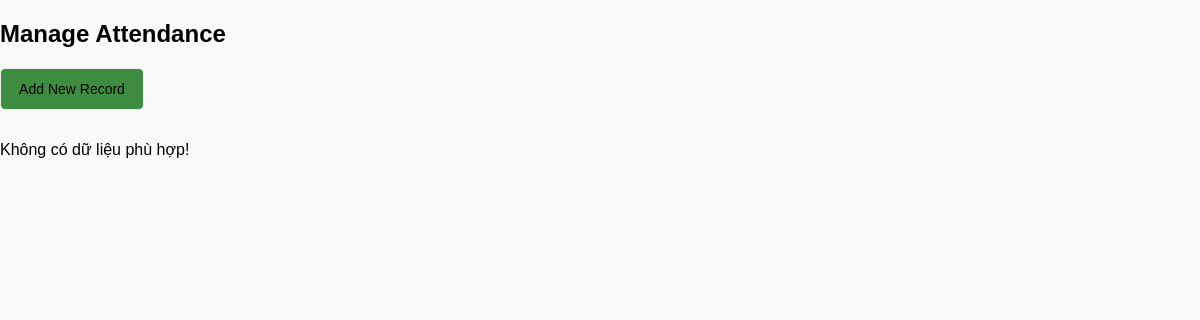
The app's page /manageAttendance.php, older data.
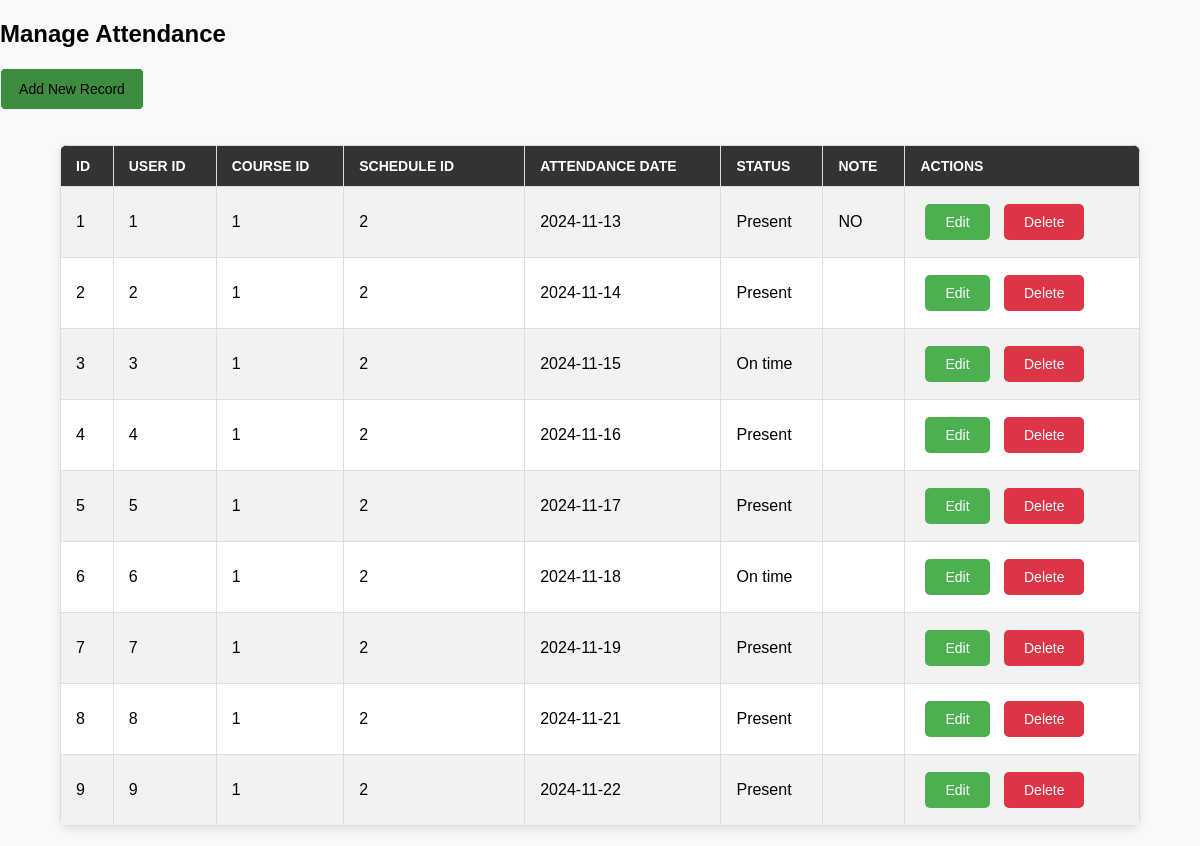
The same page, newer data.
### tables this page shows
CREATE TABLE attendance (
    id INT AUTO_INCREMENT PRIMARY KEY,
    user_id INT NOT NULL, 
    course_id INT NOT NULL, 
    schedule_id INT NOT NULL, 
    attendance_date DATE NOT NULL, 
    status ENUM('Present', 'On time') NOT NULL, 
    note VARCHAR(255),
    created_at TIMESTAMP DEFAULT CURRENT_TIMESTAMP,
    FOREIGN KEY (user_id) REFERENCES users(id),
    FOREIGN KEY (course_id) REFERENCES courses(id),
    FOREIGN KEY (schedule_id) REFERENCES schedule(id)
);

### manageAttendance.php (the view, shortened to what this page needs)
<?php
include('db.php');
$searchKeyword = isset($_GET['search']) ? trim($_GET['search']) : '';
if (!empty($searchKeyword)) {
    $sql = "SELECT * FROM attendance WHERE user_id LIKE '%$searchKeyword%'";
} else {
    $sql = "SELECT * FROM attendance";
}
$result = $conn->query($sql);
?>
<!DOCTYPE html>
<html lang="en">
<head>
    <link rel="stylesheet" href="manageAttendance.css">
</head>
<body>
    <h2>Manage Attendance</h2>
    <div class="header-bar">
        <a href="Add_attendance.php"> <button>Add New Record</button></a>
    </div>
    <?php if ($result->num_rows > 0): ?>
        <table>
            <tr>
                <th>ID</th>
                <th>User ID</th>
                <th>Course ID</th>
                <th>Schedule ID</th>
                <th>Attendance Date</th>
                <th>Status</th>
                <th>Note</th>
                <th>Actions</th>
            </tr>
            <?php while ($row = $result->fetch_assoc()): ?>
                <tr>
                    <td><?= $row["id"] ?></td>
                    <td><?= $row["user_id"] ?></td>
                    <td><?= $row["course_id"] ?></td>
                    <td><?= $row["schedule_id"] ?></td>
                    <td><?= $row["attendance_date"] ?></td>
                    <td><?= $row["status"] ?></td>
                    <td><?= $row["note"] ?></td>
                    <td>
                        <a href="Edit_attendance.php?id=<?= $row['id'] ?>" class="btn edit">Edit</a>
                        <a href="delete_attendance.php?id=<?= $row['id'] ?>" class="btn delete" onclick="return confirm('Bạn có chắc chắn muốn xóa bản ghi này không?');">Delete</a>
                    </td>
                </tr>
            <?php endwhile; ?>
        </table>
    <?php else: ?>
        <p>Không có dữ liệu phù hợp!</p>
    <?php endif; ?>
</body>
</html>

### manageAttendance.css (style rules this page uses)
body { font-family: 'Arial', sans-serif; background-color: #f9f9f9; margin: 0; padding: 0; }
table { width: 90%; margin: 20px auto; border-collapse: collapse; background-color: #ffffff; box-shadow: 0 4px 8px rgba(0, 0, 0, 0.1); border-radius: 8px; overflow: hidden; }
th, td { border: 1px solid #ddd; padding: 12px 15px; text-align: left; }
th { background-color: #333; color: #ffffff; text-transform: uppercase; font-size: 14px; }
tr:nth-child(even) { background-color: #f2f2f2; }
.btn { display: inline-block; margin: 5px; padding: 10px 20px; background-color: #4CAF50; color: #ffffff; text-decoration: none; border-radius: 5px; font-size: 14px; text-align: center; transition: background-color 0.3s ease; }
.btn.delete { background-color: #dc3545; }
input, textarea, button { width: 12%; padding: 12px 15px; margin-bottom: 15px; border: 1px solid #eff2f1; border-radius: 5px; font-size: 14px; background-color: #3d8c40; }
table th:nth-child(4), table td:nth-child(4) { width: 150px; }

Row changes from the older to the newer data that the page shows:
added attendance: id "1", user "1", course "1", schedule "2", attendance_date "2024-11-13", status "Present", note "NO"
added attendance: id "2", user "2", course "1", schedule "2", attendance_date "2024-11-14", status "Present"
added attendance: id "3", user "3", course "1", schedule "2", attendance_date "2024-11-15", status "On time"
added attendance: id "4", user "4", course "1", schedule "2", attendance_date "2024-11-16", status "Present"
added attendance: id "5", user "5", course "1", schedule "2", attendance_date "2024-11-17", status "Present"
added attendance: id "6", user "6", course "1", schedule "2", attendance_date "2024-11-18", status "On time"
added attendance: id "7", user "7", course "1", schedule "2", attendance_date "2024-11-19", status "Present"
added attendance: id "8", user "8", course "1", schedule "2", attendance_date "2024-11-21", status "Present"
added attendance: id "9", user "9", course "1", schedule "2", attendance_date "2024-11-22", status "Present"
Text that changed along with them:
text no longer shown: "Không có dữ liệu phù hợp!"
text now shown: "ID USER ID COURSE ID SCHEDULE ID ATTENDANCE DATE STATUS NOTE ACTIONS"
